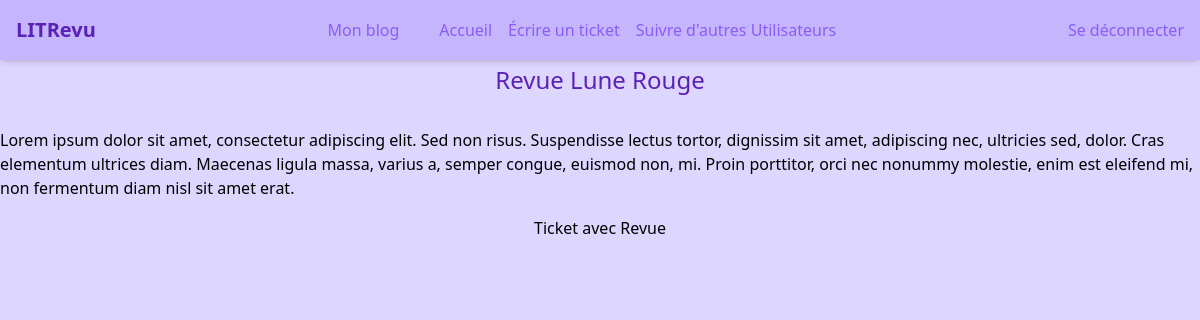
Screenshot of /review/1 (signed in) with the database file from the repository.
### blog/models.py (models this page shows)
class Review(models.Model):
    title = models.CharField(max_length=128)
    ticket = models.ForeignKey(to=Ticket, on_delete=models.CASCADE)
    description = models.CharField(max_length=4096, blank=True)
    rating = models.PositiveSmallIntegerField(validators=[MinValueValidator(0), MaxValueValidator(5)])
    user = models.ForeignKey(settings.AUTH_USER_MODEL, on_delete=models.CASCADE)
    date = models.DateTimeField(auto_now_add=True)

class Ticket(models.Model):
    title = models.CharField(max_length=128)
    description = models.CharField(max_length=1024)
    photo = models.ForeignKey(Photo, null=True, on_delete=models.SET_NULL, blank=True)
    user = models.ForeignKey(settings.AUTH_USER_MODEL, on_delete=models.CASCADE)
    date = models.DateTimeField(auto_now_add=True)
    has_review = models.BooleanField(default=False)

### blog/views.py (the view)
# urls.py: path('review/<int:review_id>', blog.views.view_review, name='view_review'),
@login_required
def view_review(request, review_id):
    review = get_object_or_404(models.Review, id=review_id)
    return render(request, 'blog/view_review.html', {'review': review})

### blog/templates/blog/view_review.html
{% extends 'base.html' %}
{% block content %}
<div class="flex flex-col items-center space-y-4">
    <h2 class="text-2xl text-violet-800 mb-4">{{ review.title }}</h2>
    <p>{{ review.description }}</p>
    <p>{{ review.ticket.title }}</p>
</div>
{% endblock content %}

### rows the page displays
Review: title "Revue Lune Rouge", description "Lorem ipsum dolor sit amet, consectetur adipiscing elit. Sed non risus. Suspendisse lectus tortor, dignissim sit amet, adipiscing nec, ultricies sed, dolor. Cras elementum ultrices diam. Maecenas ligula massa, varius a, semper congue, euismod non, mi. Proin porttitor, orci nec nonummy molestie, enim est eleifend mi, non fermentum diam nisl sit amet erat.", ticket "Ticket avec Revue"
